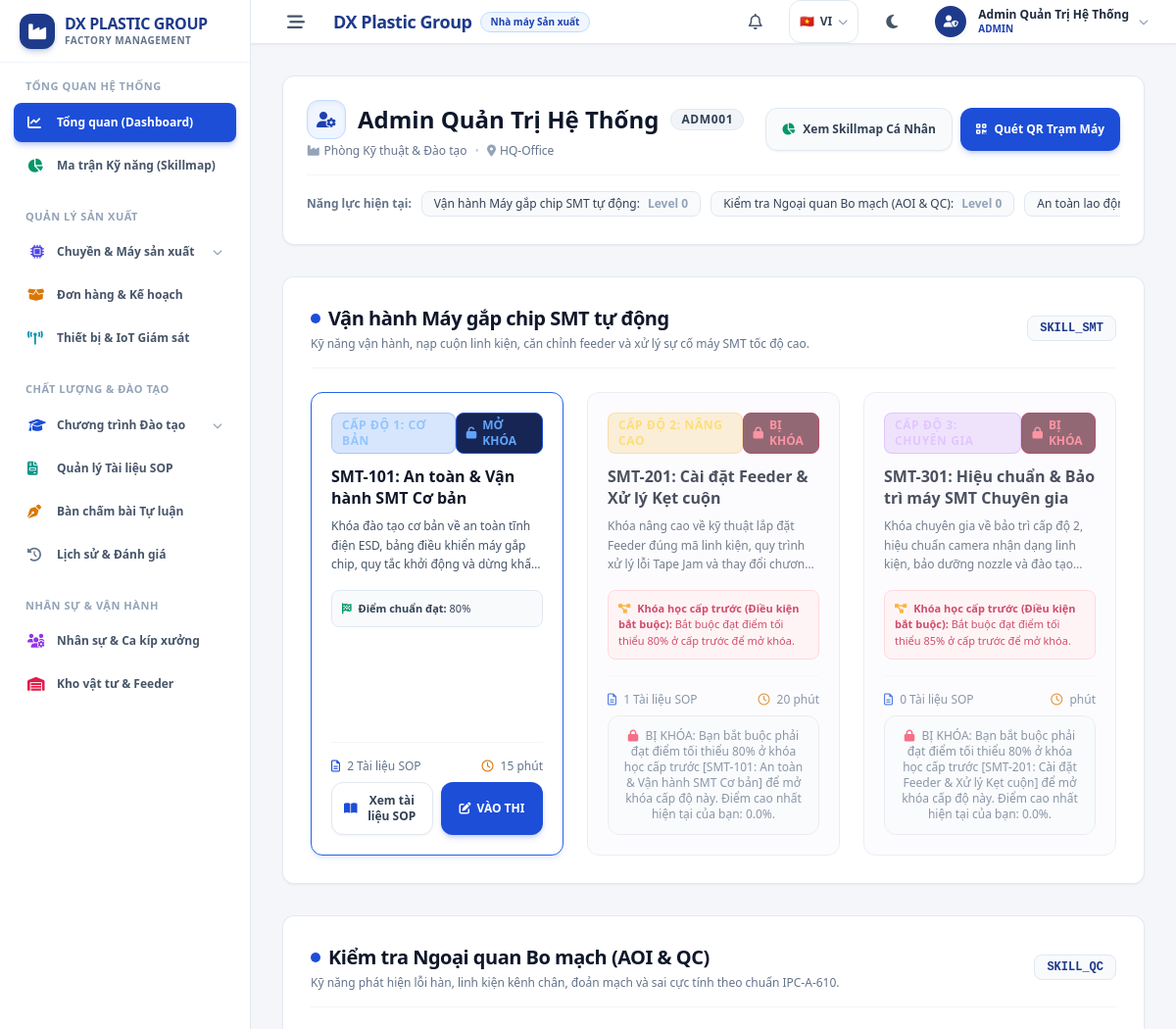
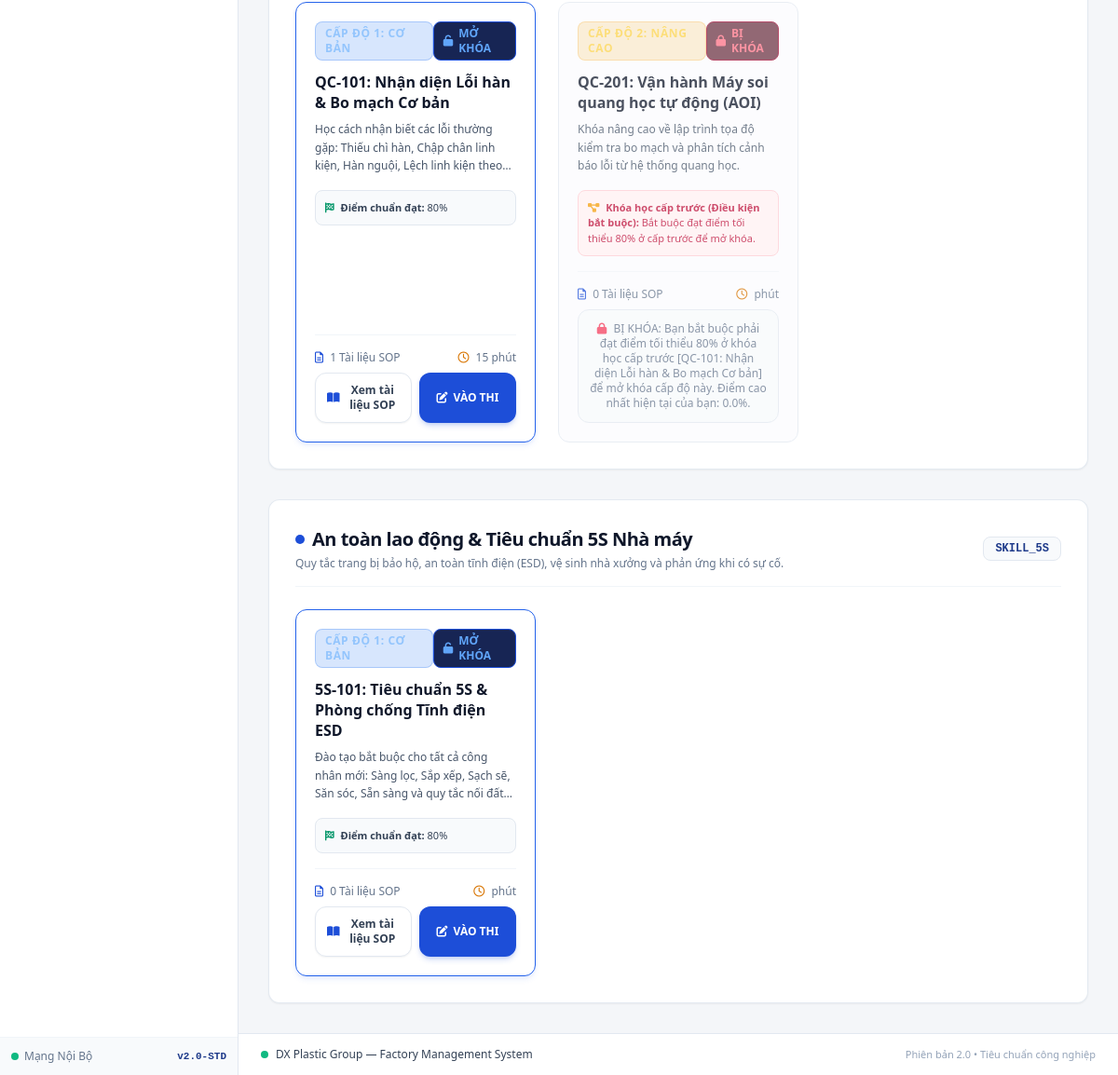
/index.php (signed in), run on the app's committed database (2 pictures, top to bottom).
### tables this page shows
CREATE TABLE skills (
    id BIGINT UNSIGNED AUTO_INCREMENT PRIMARY KEY,
    code VARCHAR(50) NOT NULL UNIQUE,
    name VARCHAR(150) NOT NULL,
    description TEXT,
    created_at TIMESTAMP DEFAULT CURRENT_TIMESTAMP
);

CREATE TABLE courses (
    id BIGINT UNSIGNED AUTO_INCREMENT PRIMARY KEY,
    skill_id BIGINT UNSIGNED NOT NULL,
    title VARCHAR(255) NOT NULL,
    level TINYINT UNSIGNED NOT NULL COMMENT '1: Cơ bản, 2: Nâng cao, 3: Chuyên gia',
    prerequisite_course_id BIGINT UNSIGNED NULL,
    min_pass_score DECIMAL(5,2) DEFAULT 80.00,
    description TEXT,
    is_published BOOLEAN DEFAULT TRUE,
    created_at TIMESTAMP DEFAULT CURRENT_TIMESTAMP,
    FOREIGN KEY (skill_id) REFERENCES skills(id) ON DELETE CASCADE,
    FOREIGN KEY (prerequisite_course_id) REFERENCES courses(id) ON DELETE SET NULL
);

CREATE TABLE exams (
    id BIGINT UNSIGNED AUTO_INCREMENT PRIMARY KEY,
    course_id BIGINT UNSIGNED NOT NULL,
    title VARCHAR(255) NOT NULL,
    duration_minutes INT DEFAULT 20,
    total_score DECIMAL(5,2) DEFAULT 100.00,
    max_attempts INT DEFAULT 5,
    is_active BOOLEAN DEFAULT TRUE,
    created_at TIMESTAMP DEFAULT CURRENT_TIMESTAMP,
    FOREIGN KEY (course_id) REFERENCES courses(id) ON DELETE CASCADE
);

### index.php (the view, shortened to what the rows shown need)
<?php
require_once __DIR__ . '/includes/auth.php';
require_once __DIR__ . '/includes/skillmap.php';
$currentUser = getAuthUser();
$db = getDB();
$skills = $db->query('SELECT * FROM skills ORDER BY id ASC')->fetchAll();
$courses = $db->query('
    SELECT c.*, s.name AS skill_name, s.code AS skill_code,
           e.id AS exam_id, e.title AS exam_title, e.duration_minutes, e.total_score,
           (SELECT COUNT(*) FROM course_materials WHERE course_id = c.id) AS material_count
    FROM courses c
    JOIN skills s ON s.id = c.skill_id
    LEFT JOIN exams e ON e.course_id = c.id AND e.is_active = 1
    WHERE c.is_published = 1
    ORDER BY c.skill_id ASC, c.level ASC
')->fetchAll();
$coursesBySkill = [];
foreach ($courses as $c) {
    $access = canAccessCourse($currentUser['id'], (int)$c['id']);
    $stmtAtt = $db->prepare('
        SELECT MAX(score_obtained) AS highest_score,
               SUM(CASE WHEN passed = 1 THEN 1 ELSE 0 END) AS passed_count,
               COUNT(id) AS total_attempts
        FROM exam_attempts
        WHERE user_id = :uid AND exam_id = :eid
    ');
    $stmtAtt->execute(['uid' => $currentUser['id'], 'eid' => $c['exam_id']]);
    $attemptStat = $stmtAtt->fetch();
    $c['access'] = $access;
    $c['highest_score'] = (float)($attemptStat['highest_score'] ?? 0);
    $c['is_passed'] = ((int)($attemptStat['passed_count'] ?? 0) > 0);
    $c['total_attempts'] = (int)($attemptStat['total_attempts'] ?? 0);
    $coursesBySkill[$c['skill_id']][] = $c;
}
$userSkills = getUserSkillmap($currentUser['id']);
require_once __DIR__ . '/includes/header.php';
?>
<div class="bg-white dark:bg-slate-900 border border-slate-200 dark:border-slate-800 rounded-xl p-5 sm:p-6 mb-8 shadow-sm">
    <div class="flex flex-col md:flex-row items-start md:items-center justify-between gap-4">
        <div>
            <div class="flex items-center space-x-3 mb-1">
                <h1 class="text-xl sm:text-2xl font-black text-slate-900 dark:text-white">
                    <?= htmlspecialchars($currentUser['full_name']) ?>
                </h1>
            </div>
        </div>
    </div>
    <div class="mt-4 pt-4 border-t border-slate-100 dark:border-slate-800 flex items-center gap-2.5 overflow-x-auto pb-1 text-xs">
        <?php foreach ($userSkills as $us): ?>
        <div class="inline-flex items-center space-x-2 px-3 py-1 rounded-lg bg-slate-50 dark:bg-slate-800 border border-slate-200 dark:border-slate-700 whitespace-nowrap">
            <span class="text-slate-700 dark:text-slate-300 font-medium"><?= htmlspecialchars($us['skill_name']) ?>:</span>
            <?php if ($us['current_level'] == 0): ?>
                <span class="font-bold text-slate-400">Level 0</span>
            <?php elseif ($us['current_level'] == 1): ?>
                <span class="font-bold text-amber-600">Level 1 (I)</span>
            <?php elseif ($us['current_level'] == 2): ?>
                <span class="font-bold text-blue-700">Level 2 (L)</span>
            <?php else: ?>
                <span class="font-bold text-emerald-600">Level 3 (U/O)</span>
            <?php endif; ?>
        </div>
        <?php endforeach; ?>
    </div>
</div>
<div class="space-y-8">
    <?php foreach ($skills as $skill): ?>
    <?php $skillCourses = $coursesBySkill[$skill['id']] ?? []; ?>
    <section class="bg-white dark:bg-slate-900 border border-slate-200/90 dark:border-slate-800 rounded-xl p-5 sm:p-7 shadow-sm">
        <div class="flex flex-col sm:flex-row sm:items-center justify-between pb-4 border-b border-slate-100 dark:border-slate-800 mb-6 gap-2">
            <div>
                <div class="flex items-center space-x-2">
                    <span class="w-2.5 h-2.5 rounded-full bg-blue-700"></span>
                    <h2 class="text-lg sm:text-xl font-black text-slate-900 dark:text-white tracking-tight">
                        <?= htmlspecialchars($skill['name']) ?>
                    </h2>
                </div>
                <p class="text-xs text-slate-500 dark:text-slate-400 mt-1"><?= htmlspecialchars($skill['description']) ?></p>
            </div>
            <span class="self-start sm:self-center px-3 py-1 bg-slate-50 dark:bg-slate-800 border border-slate-200 dark:border-slate-700 text-blue-900 dark:text-blue-300 text-xs font-mono font-bold rounded-lg">
                <?= htmlspecialchars($skill['code']) ?>
            </span>
        </div>
        <div class="grid grid-cols-1 md:grid-cols-3 gap-6 relative">
            <?php foreach ($skillCourses as $index => $c): ?>
            <?php
                $isLocked = !$c['access']['allowed'];
                $isPassed = $c['is_passed'];
            ?>
            <div class="relative flex flex-col justify-between rounded-xl p-5 border transition-all duration-200
                <?= $isPassed
                    ? 'bg-emerald-50/40 border-emerald-300 dark:bg-emerald-950/20 dark:border-emerald-800'
                    : ($isLocked ? 'bg-slate-50/70 border-slate-200 opacity-75 dark:bg-slate-950/60 dark:border-slate-800' : 'bg-white border-blue-600 shadow-md shadow-blue-600/10 dark:bg-slate-900 dark:border-blue-700') ?>">
                <div>
                    <div class="flex items-center justify-between mb-3">
                        <span class="text-xs font-bold px-2.5 py-1 rounded-lg uppercase tracking-wider
                            <?= $c['level'] == 1 ? 'bg-blue-500/20 text-blue-300 border border-blue-500/30' : ($c['level'] == 2 ? 'bg-amber-500/20 text-amber-300 border border-amber-500/30' : 'bg-purple-500/20 text-purple-300 border border-purple-500/30') ?>">
                            Cấp độ <?= $c['level'] ?>: <?= $c['level'] == 1 ? 'Cơ bản' : ($c['level'] == 2 ? 'Nâng cao' : 'Chuyên gia') ?>
                        </span>
                        <?php if ($isPassed): ?>
                            <span class="flex items-center text-xs font-bold text-emerald-400 bg-emerald-950 px-2.5 py-1 rounded-lg border border-emerald-700">
                                <i class="fa-solid fa-circle-check mr-1.5"></i> <?= __('status_passed') ?> (<?= round($c['highest_score'], 1) ?>%)
                            </span>
                        <?php elseif ($isLocked): ?>
                            <span class="flex items-center text-xs font-bold text-rose-400 bg-rose-950/80 px-2.5 py-1 rounded-lg border border-rose-800">
                                <i class="fa-solid fa-lock mr-1.5"></i> <?= __('status_locked') ?>
                            </span>
                        <?php else: ?>
                            <span class="flex items-center text-xs font-bold text-blue-400 bg-blue-950 px-2.5 py-1 rounded-lg border border-blue-700">
                                <i class="fa-solid fa-unlock mr-1.5"></i> <?= __('status_unlocked') ?>
                            </span>
                        <?php endif; ?>
                    </div>
                    <h3 class="text-base font-bold text-slate-900 dark:text-white mb-2 leading-snug">
                        <?= htmlspecialchars($c['title']) ?>
                    </h3>
                    <p class="text-xs text-slate-600 dark:text-slate-400 mb-4 line-clamp-3 leading-relaxed">
                        <?= htmlspecialchars($c['description']) ?>
                    </p>
                    <div class="p-2.5 rounded-lg mb-4 text-[11px] <?= $isLocked ? 'bg-rose-50 text-rose-700 border border-rose-200 dark:bg-rose-950/40 dark:text-rose-300 dark:border-rose-900/50' : 'bg-slate-50 text-slate-700 border border-slate-200 dark:bg-slate-950 dark:text-slate-300 dark:border-slate-800' ?>">
                        <?php if ($c['level'] > 1): ?>
                            <i class="fa-solid fa-diagram-project mr-1 text-amber-500"></i>
                            <strong><?= __('prerequisite_course') ?>:</strong> <?= __('prerequisite_notice', ['min' => (float)$c['min_pass_score']]) ?>
                        <?php else: ?>
                            <i class="fa-solid fa-flag-checkered mr-1 text-emerald-600"></i>
                            <strong><?= __('min_pass_score') ?>:</strong> <?= (float)$c['min_pass_score'] ?>%
                        <?php endif; ?>
                    </div>
                </div>
                <div class="pt-4 border-t border-slate-100 dark:border-slate-800 space-y-2">
                    <div class="flex items-center justify-between text-xs text-slate-500 dark:text-slate-400 mb-2">
                        <span><i class="fa-regular fa-file-lines mr-1 text-blue-700 dark:text-blue-400"></i> <?= $c['material_count'] ?> Tài liệu SOP</span>
                        <span><i class="fa-regular fa-clock mr-1 text-amber-600 dark:text-amber-400"></i> <?= $c['duration_minutes'] ?> phút</span>
                    </div>
                    <?php if ($isLocked): ?>
                        <div class="p-3 bg-slate-50 dark:bg-slate-950/80 border border-slate-200 dark:border-slate-800 rounded-xl text-center">
                            <p class="text-xs text-slate-500 dark:text-slate-400">
                                <i class="fa-solid fa-lock text-rose-500 mr-1"></i> <?= htmlspecialchars($c['access']['reason']) ?>
                            </p>
                        </div>
                    <?php else: ?>
                        <div class="grid grid-cols-2 gap-2">
                            <a href="course.php?id=<?= $c['id'] ?>" class="touch-tap py-2.5 px-3 bg-white hover:bg-slate-50 dark:bg-slate-800 dark:hover:bg-slate-700 border border-slate-200 dark:border-slate-700 text-slate-700 dark:text-white rounded-xl text-xs font-bold text-center transition flex items-center justify-center space-x-1.5 shadow-sm">
                                <i class="fa-solid fa-book-open text-blue-700 dark:text-blue-400"></i>
                                <span><?= __('btn_view_sop') ?></span>
                            </a>
                            <a href="exam.php?exam_id=<?= $c['exam_id'] ?>" class="touch-tap py-2.5 px-3 <?= $isPassed ? 'bg-slate-100 hover:bg-slate-200 text-blue-900 border border-slate-200 dark:bg-slate-800 dark:text-blue-300 dark:border-blue-800' : 'bg-[#1D4ED8] hover:bg-blue-700 text-white shadow-md shadow-blue-700/20' ?> rounded-xl text-xs font-bold text-center transition flex items-center justify-center space-x-1.5">
                                <i class="fa-solid fa-pen-to-square"></i>
                                <span><?= $isPassed ? __('btn_retake_exam') : __('btn_start_exam') ?></span>
                            </a>
                        </div>
                    <?php endif; ?>
                </div>
            </div>
            <?php endforeach; ?>
        </div>
    </section>
    <?php endforeach; ?>
</div>
<?php require_once __DIR__ . '/includes/footer.php'; ?>

### data on the page
skills: name "Vận hành Máy gắp chip SMT tự động", shows "Level 0", description "Kỹ năng vận hành, nạp cuộn linh kiện, căn chỉnh feeder và xử lý sự cố máy SMT tốc độ cao.", code "SKILL_SMT"
skills: name "Kiểm tra Ngoại quan Bo mạch (AOI & QC)", shows "Level 0", description "Kỹ năng phát hiện lỗi hàn, linh kiện kênh chân, đoản mạch và sai cực tính theo chuẩn IPC-A-610.", code "SKILL_QC"
skills: name "An toàn lao…", name "An toàn lao động & Tiêu chuẩn 5S Nhà máy", description "Quy tắc trang bị bảo hộ, an toàn tĩnh điện (ESD), vệ sinh nhà xưởng và phản ứng khi có sự cố.", code "SKILL_5S"
courses: level "1", shows "CƠ BẢN", title "SMT-101: An toàn & Vận hành SMT Cơ bản", description "Khóa đào tạo cơ bản về an toàn tĩnh điện ESD, bảng điều khiển máy gắp chip, quy tắc khởi động và dừng…", min_pass_score "80", material_count "2", exams.duration_minutes "15"
courses: level "2", shows "NÂNG CAO", title "SMT-201: Cài đặt Feeder & Xử lý Kẹt cuộn", description "Khóa nâng cao về kỹ thuật lắp đặt Feeder đúng mã linh kiện, quy trình xử lý lỗi Tape Jam và thay đổi…", min_pass_score "Bắt buộc đạt điểm tối thiểu 80% ở cấp trước để mở khóa.", material_count "1", exams.duration_minutes "20", reason "BỊ KHÓA: Bạn bắt buộc phải đạt điểm tối thiểu 80% ở khóa học cấp trước [SMT-101: An toàn & Vận hành SMT Cơ bản] để mở khóa cấp độ này. Điểm cao nhất hiện tại của bạn: 0.0%."
courses: level "3", shows "CHUYÊN GIA", title "SMT-301: Hiệu chuẩn & Bảo trì máy SMT Chuyên gia", description "Khóa chuyên gia về bảo trì cấp độ 2, hiệu chuẩn camera nhận dạng linh kiện, bảo dưỡng nozzle và đào…", min_pass_score "Bắt buộc đạt điểm tối thiểu 85% ở cấp trước để mở khóa.", material_count "0", reason "BỊ KHÓA: Bạn bắt buộc phải đạt điểm tối thiểu 80% ở khóa học cấp trước [SMT-201: Cài đặt Feeder & Xử lý Kẹt cuộn] để mở khóa cấp độ này. Điểm cao nhất hiện tại của bạn: 0.0%."
courses: level "1", shows "CƠ BẢN", title "QC-101: Nhận diện Lỗi hàn & Bo mạch Cơ bản", description "Học cách nhận biết các lỗi thường gặp: Thiếu chì hàn, Chập chân linh kiện, Hàn nguội, Lệch linh kiện…", min_pass_score "80", material_count "1", exams.duration_minutes "15"
courses: level "2", shows "NÂNG CAO", title "QC-201: Vận hành Máy soi quang học tự động (AOI)", description "Khóa nâng cao về lập trình tọa độ kiểm tra bo mạch và phân tích cảnh báo lỗi từ hệ thống quang học.", min_pass_score "Bắt buộc đạt điểm tối thiểu 80% ở cấp trước để mở khóa.", material_count "0", reason "BỊ KHÓA: Bạn bắt buộc phải đạt điểm tối thiểu 80% ở khóa học cấp trước [QC-101: Nhận diện Lỗi hàn & Bo mạch Cơ bản] để mở khóa cấp độ này. Điểm cao nhất hiện tại của bạn: 0.0%."
courses: level "1", shows "CƠ BẢN", title "5S-101: Tiêu chuẩn 5S & Phòng chống Tĩnh điện ESD", description "Đào tạo bắt buộc cho tất cả công nhân mới: Sàng lọc, Sắp xếp, Sạch sẽ, Săn sóc, Sẵn sàng và quy tắc nối…", min_pass_score "80", material_count "0"

### other printed values
$currentLang "VI"
$currentUser['full_name'] "Admin Quản Trị Hệ Thống"
$currentUser['role'] "ADMIN"
$currentUser['employee_code'] "ADM001"
$currentUser['department'] "Phòng Kỹ thuật & Đào tạo"
$currentUser['line_station'] "HQ-Office"
